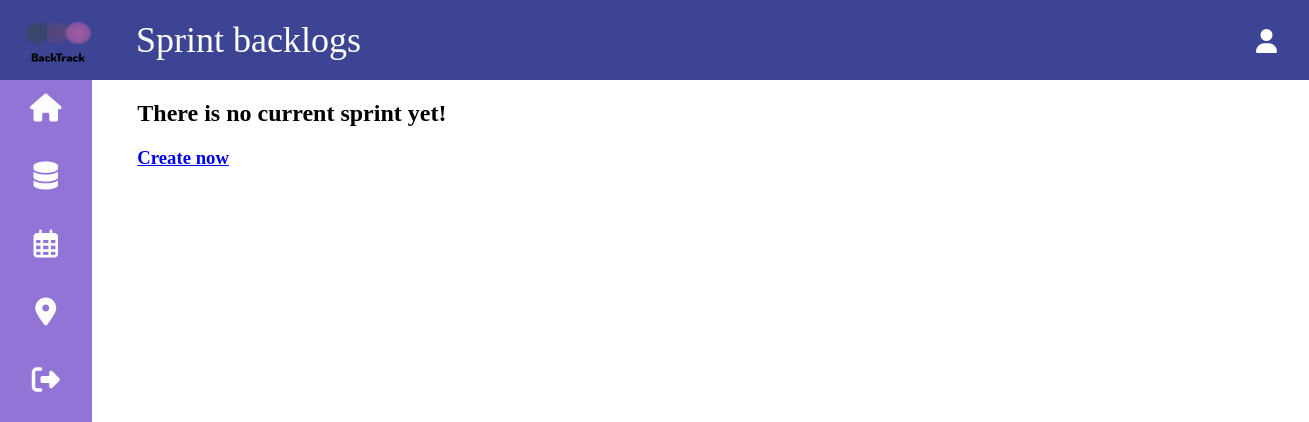
The app's page /5/sprintbacklogs/current, older data.
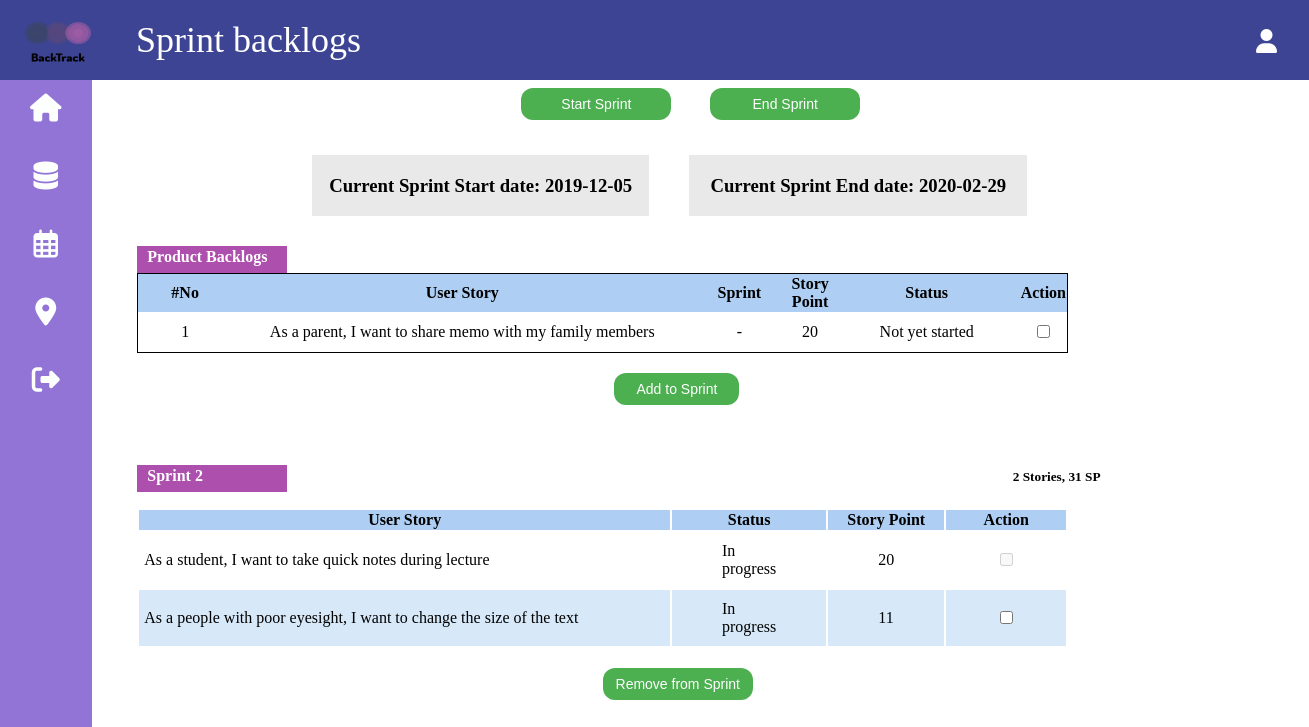
The same page, newer data.
### application/models.py (models this page shows, shortened)
class PBI(models.Model):
    status_choice = [('New', 'Not yet started'), ('Progress', 'In progress'), ('Not', 'Unfinished') ,('Done', 'Completed')]
    pbi_id = models.AutoField(primary_key = True)
    project_id = models.ForeignKey(Project, on_delete = models.CASCADE)
    sprint_number = models.ForeignKey(Sprint, on_delete = models.CASCADE, null = True, default = None, blank = True)
    epic = models.TextField(default = " ", blank = True)
    user_story = models.TextField(default = " ")
    story_point = models.IntegerField(default = 0)
    status = models.CharField(max_length = 50, choices = status_choice, default = 'New')
    objects = PBI_Manager()
    def simple_serialise(self):
        data = {}
        data["pbi_id"] = self.pbi_id
        data["project_id"] = self.project_id if self.project_id == None else self.project_id.pk
        data["sprint"] = self.sprint_number if self.sprint_number == None else self.sprint_number.sprint_number
        data["user_story"] = self.user_story
        data["story_point"] = self.story_point
        data["status"] = self.getStatus()
        data["can_remove_from_sprint"] = self.canRemoveFromSprint()
        return data
    def getNumOfPbi():
        return PBI.objects.all().count() + 1
    priority = models.IntegerField(null = True , default = getNumOfPbi, blank = True)
    def getStatus(self):
        if self.status == "Done":
            return "Completed"
        pbiTask = Task.objects.all().filter(pbi_id = self.pbi_id)
        pbiTask = pbiTask.exclude(effort_hour = 0)
        pbiTaskCount = pbiTask.count()
        notYetStarted = 0
        completed = 0
        unfinished = 0
        if (pbiTaskCount == 0):
            if self.status == "Not":
                return "Unfinished"
            else:
                return "Not yet started"
        else:
            for _task in pbiTask:
                if (_task.status == 'New'):
                    notYetStarted += 1
                elif(_task.status == 'Done'):
                    completed +=1
            if(notYetStarted == pbiTaskCount):
                return "Not yet started"
            elif(completed == pbiTaskCount):
                return "Completed"
            else:
                self.status = 'Progress'
                self.save()
                return "In progress"
    def canRemoveFromSprint(self):
        if self.status == "Done":
            return 0
        pbiTask = Task.objects.all().filter(pbi_id = self.pbi_id)
        pbiTask = pbiTask.exclude(effort_hour = 0)
        pbiTask = pbiTask.filter(status = "Done")
        if (pbiTask.count() == 0):
            return 1
        return 0

### application/views/sprint_backlog_views.py (the view, shortened to what this page needs)
# urls.py: path('<int:project_id>/sprintbacklogs/current', sb_views.SprintBacklogList.as_view(), name="sprint_backlog_current"),
class SprintBacklogList(TemplateView):
    template_name = "SB.html"
    def get_context_data(self, **kwargs):
        context = super().get_context_data(**kwargs)
        sprint_id = -1
        try:
            sprint_id = self.kwargs['sprint_id']
        except:
            pass
        data = {}
        if sprint_id == -1:
            data = SprintBacklogList.get_data(self.kwargs['project_id'])
        else:
            data = SprintBacklogList.get_data(self.kwargs['project_id'], sprint_id)
        if (data == None):
            context["hasCurrentSprint"] = 0
            context["project_id"] = self.kwargs['project_id']
        else:
            context["hasCurrentSprint"] = 1
            context["in_progress_pbi"] = data["in_progress_pbi"]
            context["current_sprint_pbi"] = data["current_sprint_pbi"]
            context["number_of_stories"] = data["number_of_stories"]
            context["total_story_points"] = data["total_story_points"]
            context["current_sprint_number"] = data["current_sprint_number"]
            context["start_date"] = data["start_date"]
            context["end_date"] = data["end_date"]
            context["current_sprint_id"] = data["current_sprint_id"]
            context["project_id"] = self.kwargs['project_id']
        return context
    @staticmethod
    def get_data(project_id, sprint_id = -1):
        current_sprint_id = -1
        if sprint_id == -1:
            current_sprint_id = SprintBacklogList.get_current_sprint_id(project_id)
        else:
            current_sprint_id = sprint_id
        notCompletedPBI = []
        current_sprint_pbi = []
        data = {}
        number_of_stories = 0
        total_story_points = 0
        if current_sprint_id:
            for pbi in PBI.objects.filter(project_id = project_id).order_by('priority'):
                if pbi.sprint_number == None:
                    if (pbi.getStatus() != "Completed"):
                        notCompletedPBI.append(pbi.simple_serialise())
                elif pbi.sprint_number.pk == current_sprint_id:
                    current_sprint_pbi.append(pbi.simple_serialise())
                    number_of_stories += 1
                    total_story_points += pbi.story_point
        try:
            currentSprint = Sprint.objects.get(sprint_id = current_sprint_id)
        except:
            return None
        currentSprintData = currentSprint.simple_serialise()
        data["start_date"] = currentSprintData["start_date"]
        data["end_date"] = currentSprintData["end_date"]
        data["in_progress_pbi"] = notCompletedPBI
        data["current_sprint_pbi"] = current_sprint_pbi
        data["number_of_stories"] = number_of_stories
        data["total_story_points"] = total_story_points
        data["current_sprint_number"] = Sprint.objects.get(pk=current_sprint_id).sprint_number
        data["current_sprint_id"] = current_sprint_id
        return data
    @staticmethod
    def get_current_sprint_id(project_ID):
        today = datetime.datetime.today()
        listOfSprints = Sprint.objects.filter(project_id = project_ID)
        sprints = listOfSprints.filter(end_date__gt = today)
        if sprints:
            return (sprints[0].pk)
        else:
            return None

### application/context_processors.py (called while the page is built, shortened)
def add_variable_to_context(request):
    context_var = {
        'user_name' : "" ,
        'user_role' : ""
    }
    user_id_1 = request.COOKIES.get('user_id')
    return context_var

### application/models.py (called while the page is built)
    def simple_serialise(self):
        data = {}
        data["sprint_id"] = self.sprint_id
        data["sprint_number"] = self.sprint_number
        data["project_id"] = self.project_id if self.project_id == None else self.project_id.pk
        data["start_date"] = self.start_date if self.start_date == None else self.start_date.strftime("%Y-%m-%d")
        data["end_date"] = self.end_date if self.end_date == None else self.end_date.strftime("%Y-%m-%d")
        return data

### templates/SB.html (shortened to what this page needs)
{% extends 'common/base.html' %}
{% block title %}Sprint backlogs{% endblock %}
{% block content %}
<head>
    <link rel="stylesheet" type="text/css" href="/static/style/styleSB.css">
</head>
<div class="content">
    {% if hasCurrentSprint == 0 %}
    <h2 style="margin-top: 100px;">There is no current sprint yet!</h2>
    <h3><a href = "/{{ project_id }}/sprintlist/">Create now</a></h3>
    {% else %}
    {% if user_role != 'SM' %}
    <a href="/sprintbacklogs/current/start_sprint/{{ project_id }}/{{ current_sprint_id }}"><button type="button" class='startsprint'>Start Sprint</button></a>
    <a href="/sprintbacklogs/current/end_sprint/{{ project_id }}/{{ current_sprint_id }}"><button type="button" class='endsprint'>End Sprint</button></a><br>
    {% endif %}
    <div class= "horizontal_view">
        <div class = "container1">
            <h3>Current Sprint Start date: {{ start_date }}</h3>
        </div>
        <div class = "container1">
                <h3>Current Sprint End date: {{ end_date }}</h3>
        </div>
    </div>
    <h4 class="title1">Product Backlogs</h4>
    <table class="table in_progress_pbi_list" style="width:80%">
        <thead>
        <tr>
            <th width="10%">#No</th>
            <th width="50%">User Story</th>
            <th width="10%">Sprint</th>
            <th width="5%">Story Point</th>
            <th width="20%">Status </th>
            <th width="5%">Action</th>
        </tr>
        </thead>
        <tbody>
        {% for pbi in in_progress_pbi %}
            <tr class="in_progress_pbi">
            <td scope="row">{{forloop.counter}}</td>
            <td>{{ pbi.user_story }}</td>
            <td>-</td>
            <td>{{ pbi.story_point }}</td>
            <td>{{ pbi.status }}</td>
            {% if user_role != 'SM' %}
            <td> <input type= 'checkbox' value={{ pbi.pbi_id }} ></td>
            {% else %}
            <td> <input type= 'checkbox' value={{ pbi.pbi_id }} disabled></td>
            {% endif %}
            </tr>
        {% endfor %}
        </tbody>
    </table>
    {% if user_role != 'SM' %}
    <button type="button" class="addButton" onclick="add_to_sprint()">Add to Sprint</button><br>
    {% endif %}
    <h4 class="title2" ><a style="color:white;text-decoration: none;margin-bottom:0;" href="/sprintpage/{{ project_id }}/{{ current_sprint_number }}" title="To Sprint {{ current_sprint_number }} overall">Sprint {{ current_sprint_number }}</a></h4>
    <h5 class="storypoints">{{ number_of_stories }} Stories, {{ total_story_points }} SP</h5>
    <table class="table1 current_sprint_pbi_list" style="width:80%; margin-bottom: 0;padding:0;">
            <thead style= "margin:0">
            <tr>
                <th width="70%">User Story</th>
                <th width="15%">Status</th>
                <th width="10%">Story Point</th>
                <th width="5%">Action</th>
            </tr>
            </thead>
        <tbody>
            {% for pbi in current_sprint_pbi %}
            <tr class="current_sprint_pbi">
                <td scope="row" width="70%"><a href="/insprint/{{ project_id }}/{{ current_sprint_number }}/{{ pbi.pbi_id }}" style="text-decoration: none; color: black" title="To this PBI">{{ pbi.user_story }}</a></td>
                <td class="tableIcon" width="15%">{{ pbi.status }}</i></td>
                <td class="effortHour" width="10%">{{  pbi.story_point }}</td>
                {% if pbi.can_remove_from_sprint == 0 or user_role == 'SM'%}
                    <td width="5%" class= "remove"> <input type= 'checkbox' value={{ pbi.pbi_id }} disabled></td>
                {% else %}
                    <td width="5%" class= "remove"> <input type= 'checkbox' value={{ pbi.pbi_id }}></td>
                {% endif %}
            </tr>
            {% endfor %}
        </tbody>
    </table>
    {% if user_role != 'SM' %}
    <button type="button" class="removeButton" onclick="remove_from_sprint()">Remove from Sprint</button><br>
    {% endif %}
    {% endif %}
</div>
{% endblock %}

Row changes from the older to the newer data that the page shows:
added PBI: user_story "As a parent, I want to share memo with my family members"
added PBI: user_story "As a student, I want to take quick notes during lecture"
added PBI: user_story "As a people with poor eyesight, I want to change the size of the text"
Text that changed along with them:
{{ start_date }}: (not shown) → "2019-12-05"
{{ end_date }}: (not shown) → "2020-02-29"
{{ current_sprint_number }}: (not shown) → "2"
{{ number_of_stories }}: (not shown) → "2"
{{ total_story_points }}: (not shown) → "31"
text no longer shown: "There is no current sprint yet! Create now"
text now shown: "Start Sprint End Sprint Current Sprint Start date: Current Sprint End date: Product Backlogs #No User Story Sprint Story Point Status Action Add to Sprint Sprint Stories, SP User Story Status Story Point Action Remove from Sprint"
new list line: "1 - 20 Not yet started ☐"
new list line: "In progress 20 ☐"
new list line: "In progress 11 ☐"
